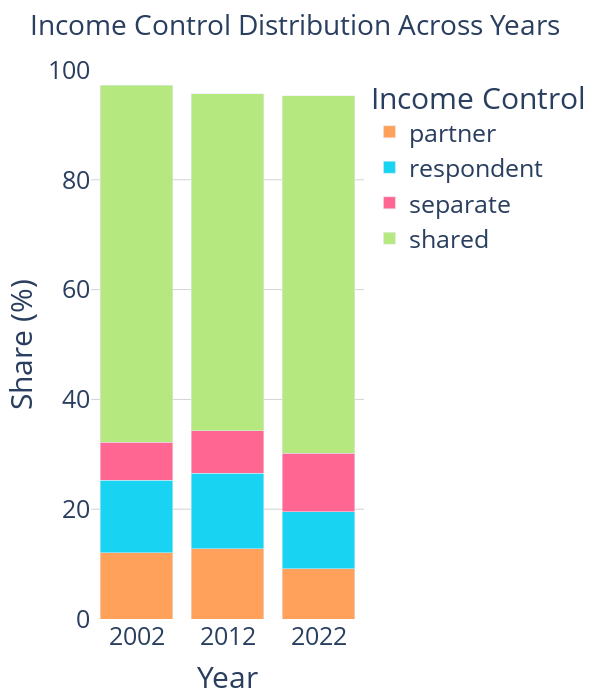

The notebook cell this image was saved under:
### Code cell
# Prepare distribution data (percentage within year+gender)
edu_dist = df_combined.groupby(['year', 'code_income_control']).size().reset_index(name='count')
edu_total = df_combined.groupby(['year']).size().reset_index(name='total')
edu_dist = edu_dist.merge(edu_total, on=['year'])
edu_dist['percentage'] = (edu_dist['count'] / edu_dist['total']) * 100

# Ensure discrete x-axis ordering
edu_dist['year'] = edu_dist['year'].astype(str)

# Keep original labels; only enforce lowest -> highest order
category_orders = {
    # 'code_income_control': ['No/Primary', 'Secondary', 'Post-sec / Short tertiary', 'University+'],
    'year': ['2002', '2012', '2022']
}

fig_edu_pub = px.bar(
    edu_dist,
    x='year',
    y='percentage',
    color='code_income_control',
    barmode='stack',
    category_orders=category_orders,
    color_discrete_map=edu_colors,
    title='Income Control Distribution Across Years',
    labels={
        'percentage': 'Share (%)',
        'year': 'Year',
        'code_income_control': 'Income Control'
    },
    height=700
)

# Clean, publication-friendly styling
fig_edu_pub.update_layout(
    font=dict(size=25),
    title_font_size=27.5,
    plot_bgcolor='white',
    paper_bgcolor='white',
    legend_title_text='Income Control',
    margin=dict(l=60, r=30, t=70, b=60),
    width =600,
)

fig_edu_pub.update_xaxes(showgrid=False)
fig_edu_pub.update_yaxes(range=[0, 100], showgrid=True, gridwidth=1, gridcolor='lightgray')

# Show figure
fig_edu_pub.show()

### Figure 1 — Plotly figure (JSON) as saved in the notebook; plotly's stock layout.template omitted (floating-point values rounded to 4 significant figures)
{"data": [{"hovertemplate": "Income Control=partner<br>Year=%{x}<br>Share (%)=%{y}<extra></extra>", "legendgroup": "partner", "marker": {"color": "#FFA15A", "pattern": {"shape": ""}}, "name": "partner", "orientation": "v", "showlegend": true, "textposition": "auto", "type": "bar", "x": ["2002", "2012", "2022"], "xaxis": "x", "y": [12.09, 12.81, 9.119], "yaxis": "y"}, {"hovertemplate": "Income Control=respondent<br>Year=%{x}<br>Share (%)=%{y}<extra></extra>", "legendgroup": "respondent", "marker": {"color": "#19d3f3", "pattern": {"shape": ""}}, "name": "respondent", "orientation": "v", "showlegend": true, "textposition": "auto", "type": "bar", "x": ["2002", "2012", "2022"], "xaxis": "x", "y": [13.18, 13.71, 10.43], "yaxis": "y"}, {"hovertemplate": "Income Control=separate<br>Year=%{x}<br>Share (%)=%{y}<extra></extra>", "legendgroup": "separate", "marker": {"color": "#FF6692", "pattern": {"shape": ""}}, "name": "separate", "orientation": "v", "showlegend": true, "textposition": "auto", "type": "bar", "x": ["2002", "2012", "2022"], "xaxis": "x", "y": [6.909, 7.748, 10.65], "yaxis": "y"}, {"hovertemplate": "Income Control=shared<br>Year=%{x}<br>Share (%)=%{y}<extra></extra>", "legendgroup": "shared", "marker": {"color": "#B6E880", "pattern": {"shape": ""}}, "name": "shared", "orientation": "v", "showlegend": true, "textposition": "auto", "type": "bar", "x": ["2002", "2012", "2022"], "xaxis": "x", "y": [65.02, 61.45, 65.09], "yaxis": "y"}], "layout": {"barmode": "stack", "font": {"size": 25}, "height": 700, "legend": {"title": {"text": "Income Control"}, "tracegroupgap": 0}, "margin": {"b": 60, "l": 60, "r": 30, "t": 70}, "paper_bgcolor": "white", "plot_bgcolor": "white", "title": {"font": {"size": 27.5}, "text": "Income Control Distribution Across Years"}, "width": 600, "xaxis": {"anchor": "y", "categoryarray": ["2002", "2012", "2022"], "categoryorder": "array", "domain": [0, 1], "showgrid": false, "title": {"text": "Year"}}, "yaxis": {"anchor": "x", "domain": [0, 1], "gridcolor": "lightgray", "gridwidth": 1, "range": [0, 100], "showgrid": true, "title": {"text": "Share (%)"}}}}
